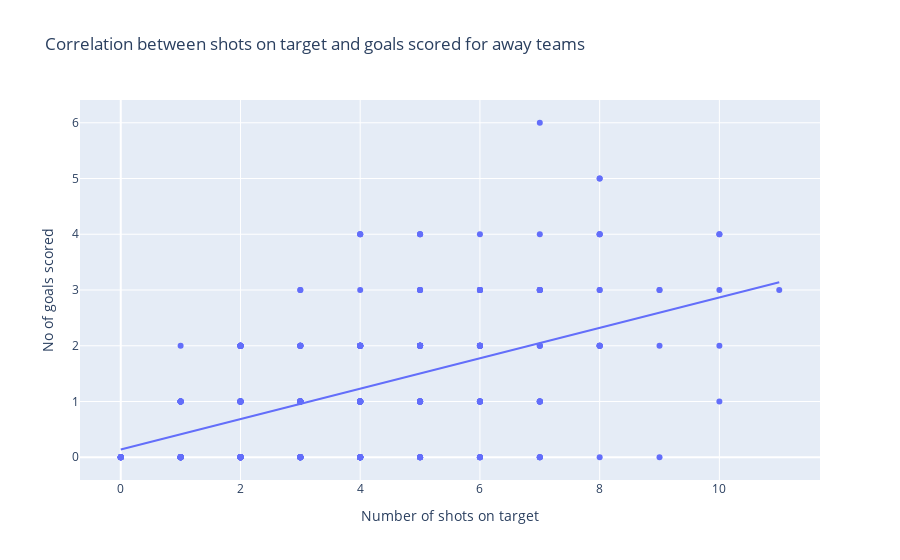

The code cell stored with this chart in its notebook:
### Code cell
# data visualizations
fig = px.scatter(x=epl['AST'], y=epl['FTAG'], trendline='ols',
             labels= {'x':'Number of shots on target', 'y': 'No of goals scored'},
             title = 'Correlation between shots on target and goals scored for away teams')


fig.show()

### Figure 1 — Plotly figure (JSON) as saved in the notebook; plotly's stock layout.template omitted (floating-point values rounded to 4 significant figures; data arrays with more than 128 entries replaced by an {"elided": "..."} marker saying what was removed)
{"data": [{"hovertemplate": "Number of shots on target=%{x}<br>No of goals scored=%{y}<extra></extra>", "legendgroup": "", "marker": {"color": "#636efa", "symbol": "circle"}, "mode": "markers", "name": "", "orientation": "v", "showlegend": false, "type": "scatter", "x": {"elided": "324 int values"}, "xaxis": "x", "y": {"elided": "324 int values"}, "yaxis": "y"}, {"hovertemplate": "<b>OLS trendline</b><br>y = 0.272803 * x + 0.138594<br>R<sup>2</sup>=0.276369<br><br>Number of shots on target=%{x}<br>No of goals scored=%{y} <b>(trend)</b><extra></extra>", "legendgroup": "", "marker": {"color": "#636efa", "symbol": "circle"}, "mode": "lines", "name": "", "showlegend": false, "type": "scatter", "x": {"elided": "324 int values"}, "xaxis": "x", "y": {"elided": "324 float values"}, "yaxis": "y"}], "layout": {"autosize": true, "legend": {"tracegroupgap": 0}, "title": {"text": "Correlation between shots on target and goals scored for away teams"}, "xaxis": {"anchor": "y", "autorange": true, "domain": [0, 1], "range": [-0.662, 11.66], "title": {"text": "Number of shots on target"}, "type": "linear"}, "yaxis": {"anchor": "x", "autorange": true, "domain": [0, 1], "range": [-0.4951, 6.495], "title": {"text": "No of goals scored"}, "type": "linear"}}}
